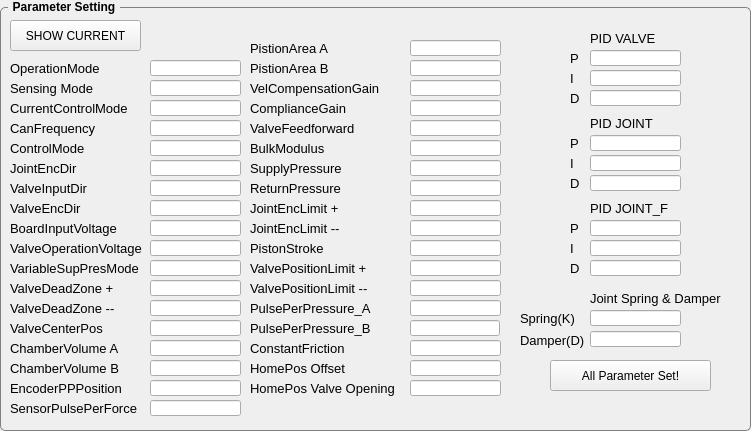
  <widget class="QGroupBox" name="GB_JointSelection_3">
   <property name="geometry">
    <rect>
     <x>10</x>
     <y>330</y>
     <width>751</width>
     <height>431</height>
    </rect>
   </property>
   <property name="font">
    <font>
     <weight>75</weight>
     <bold>true</bold>
    </font>
   </property>
   <property name="styleSheet">
    <string notr="true">QGroupBox {
    border: 1px solid gray;
    border-radius: 5px;
    margin-top: 7px;
}

QGroupBox::title {
    subcontrol-origin: margin;
    left: 8px;
    padding: 0 3px 0 3px;
}
</string>
   </property>
   <property name="title">
    <string>Parameter Setting</string>
   </property>
   <widget class="QPushButton" name="BTN_PARAMETER_SET_ALL">
    <property name="enabled">
     <bool>true</bool>
    </property>
    <property name="geometry">
     <rect>
      <x>550</x>
      <y>360</y>
      <width>161</width>
      <height>31</height>
     </rect>
    </property>
    <property name="text">
     <string>All Parameter Set!</string>
    </property>
   </widget>
   <widget class="QPushButton" name="BTN_SHOW_CURRENT_PARA">
    <property name="geometry">
     <rect>
      <x>10</x>
      <y>20</y>
      <width>131</width>
      <height>31</height>
     </rect>
    </property>
    <property name="text">
     <string>SHOW CURRENT</string>
    </property>
   </widget>
   <widget class="QLineEdit" name="LE_000">
    <property name="geometry">
     <rect>
      <x>150</x>
      <y>60</y>
      <width>91</width>
      <height>16</height>
     </rect>
    </property>
    <property name="font">
     <font>
      <pointsize>7</pointsize>
     </font>
    </property>
   </widget>
   <widget class="QLabel" name="label_2">
    <property name="geometry">
     <rect>
      <x>10</x>
      <y>60</y>
      <width>111</width>
      <height>16</height>
     </rect>
    </property>
    <property name="font">
     <font>
      <pointsize>10</pointsize>
     </font>
    </property>
    <property name="text">
     <string>OperationMode</string>
    </property>
   </widget>
   <widget class="QLabel" name="label_3">
    <property name="geometry">
     <rect>
      <x>10</x>
      <y>120</y>
      <width>111</width>
      <height>16</height>
     </rect>
    </property>
    <property name="font">
     <font>
      <pointsize>10</pointsize>
     </font>
    </property>
    <property name="text">
     <string>CanFrequency</string>
    </property>
   </widget>
   <widget class="QLabel" name="label_4">
    <property name="geometry">
     <rect>
      <x>10</x>
      <y>140</y>
      <width>111</width>
      <height>16</height>
     </rect>
    </property>
    <property name="font">
     <font>
      <pointsize>10</pointsize>
     </font>
    </property>
    <property name="text">
     <string>ControlMode</string>
    </property>
   </widget>
   <widget class="QLabel" name="label_5">
    <property name="geometry">
     <rect>
      <x>10</x>
      <y>160</y>
      <width>111</width>
      <height>16</height>
     </rect>
    </property>
    <property name="font">
     <font>
      <pointsize>10</pointsize>
     </font>
    </property>
    <property name="text">
     <string>JointEncDir</string>
    </property>
   </widget>
   <widget class="QLabel" name="label_6">
    <property name="geometry">
     <rect>
      <x>10</x>
      <y>180</y>
      <width>111</width>
      <height>16</height>
     </rect>
    </property>
    <property name="font">
     <font>
      <pointsize>10</pointsize>
     </font>
    </property>
    <property name="text">
     <string>ValveInputDir</string>
    </property>
   </widget>
   <widget class="QLabel" name="label_7">
    <property name="geometry">
     <rect>
      <x>10</x>
      <y>200</y>
      <width>111</width>
      <height>16</height>
     </rect>
    </property>
    <property name="font">
     <font>
      <pointsize>10</pointsize>
     </font>
    </property>
    <property name="text">
     <string>ValveEncDir</string>
    </property>
   </widget>
   <widget class="QLabel" name="label_8">
    <property name="geometry">
     <rect>
      <x>10</x>
      <y>220</y>
      <width>111</width>
      <height>16</height>
     </rect>
    </property>
    <property name="font">
     <font>
      <pointsize>10</pointsize>
     </font>
    </property>
    <property name="text">
     <string>BoardInputVoltage</string>
    </property>
   </widget>
   <widget class="QLabel" name="label_9">
    <property name="geometry">
     <rect>
      <x>10</x>
      <y>240</y>
      <width>141</width>
      <height>16</height>
     </rect>
    </property>
    <property name="font">
     <font>
      <pointsize>10</pointsize>
     </font>
    </property>
    <property name="text">
     <string>ValveOperationVoltage</string>
    </property>
   </widget>
   <widget class="QLabel" name="label_10">
    <property name="geometry">
     <rect>
      <x>590</x>
      <y>30</y>
      <width>111</width>
      <height>16</height>
     </rect>
    </property>
    <property name="font">
     <font>
      <pointsize>10</pointsize>
     </font>
    </property>
    <property name="text">
     <string>PID VALVE</string>
    </property>
   </widget>
   <widget class="QLabel" name="label_11">
    <property name="geometry">
     <rect>
      <x>590</x>
      <y>115</y>
      <width>111</width>
      <height>16</height>
     </rect>
    </property>
    <property name="font">
     <font>
      <pointsize>10</pointsize>
     </font>
    </property>
    <property name="text">
     <string>PID JOINT</string>
    </property>
   </widget>
   <widget class="QLabel" name="label_12">
    <property name="geometry">
     <rect>
      <x>590</x>
      <y>200</y>
      <width>111</width>
      <height>16</height>
     </rect>
    </property>
    <property name="font">
     <font>
      <pointsize>10</pointsize>
     </font>
    </property>
    <property name="text">
     <string>PID JOINT_F</string>
    </property>
   </widget>
   <widget class="QLabel" name="label_13">
    <property name="geometry">
     <rect>
      <x>10</x>
      <y>280</y>
      <width>111</width>
      <height>16</height>
     </rect>
    </property>
    <property name="font">
     <font>
      <pointsize>10</pointsize>
     </font>
    </property>
    <property name="text">
     <string>ValveDeadZone +</string>
    </property>
   </widget>
   <widget class="QLabel" name="label_14">
    <property name="geometry">
     <rect>
      <x>10</x>
      <y>320</y>
      <width>111</width>
      <height>16</height>
     </rect>
    </property>
    <property name="font">
     <font>
      <pointsize>10</pointsize>
     </font>
    </property>
    <property name="text">
     <string>ValveCenterPos</string>
    </property>
   </widget>
   <widget class="QLabel" name="label_15">
    <property name="geometry">
     <rect>
      <x>250</x>
      <y>80</y>
      <width>151</width>
      <height>16</height>
     </rect>
    </property>
    <property name="font">
     <font>
      <pointsize>10</pointsize>
     </font>
    </property>
    <property name="text">
     <string>VelCompensationGain</string>
    </property>
   </widget>
   <widget class="QLabel" name="label_16">
    <property name="geometry">
     <rect>
      <x>250</x>
      <y>100</y>
      <width>161</width>
      <height>16</height>
     </rect>
    </property>
    <property name="font">
     <font>
      <pointsize>10</pointsize>
     </font>
    </property>
    <property name="text">
     <string>ComplianceGain</string>
    </property>
   </widget>
   <widget class="QLabel" name="label_17">
    <property name="geometry">
     <rect>
      <x>250</x>
      <y>120</y>
      <width>121</width>
      <height>16</height>
     </rect>
    </property>
    <property name="font">
     <font>
      <pointsize>10</pointsize>
     </font>
    </property>
    <property name="text">
     <string>ValveFeedforward</string>
    </property>
   </widget>
   <widget class="QLabel" name="label_18">
    <property name="geometry">
     <rect>
      <x>250</x>
      <y>140</y>
      <width>161</width>
      <height>16</height>
     </rect>
    </property>
    <property name="font">
     <font>
      <pointsize>10</pointsize>
     </font>
    </property>
    <property name="text">
     <string>BulkModulus</string>
    </property>
   </widget>
   <widget class="QLabel" name="label_20">
    <property name="geometry">
     <rect>
      <x>250</x>
      <y>40</y>
      <width>91</width>
      <height>16</height>
     </rect>
    </property>
    <property name="font">
     <font>
      <pointsize>10</pointsize>
     </font>
    </property>
    <property name="text">
     <string>PistionArea A</string>
    </property>
   </widget>
   <widget class="QLabel" name="label_21">
    <property name="geometry">
     <rect>
      <x>250</x>
      <y>160</y>
      <width>101</width>
      <height>16</height>
     </rect>
    </property>
    <property name="font">
     <font>
      <pointsize>10</pointsize>
     </font>
    </property>
    <property name="text">
     <string>SupplyPressure</string>
    </property>
   </widget>
   <widget class="QLabel" name="label_22">
    <property name="geometry">
     <rect>
      <x>250</x>
      <y>200</y>
      <width>91</width>
      <height>16</height>
     </rect>
    </property>
    <property name="font">
     <font>
      <pointsize>10</pointsize>
     </font>
    </property>
    <property name="text">
     <string>JointEncLimit +</string>
    </property>
   </widget>
   <widget class="QLabel" name="label_23">
    <property name="geometry">
     <rect>
      <x>250</x>
      <y>240</y>
      <width>81</width>
      <height>16</height>
     </rect>
    </property>
    <property name="font">
     <font>
      <pointsize>10</pointsize>
     </font>
    </property>
    <property name="text">
     <string>PistonStroke</string>
    </property>
   </widget>
   <widget class="QLabel" name="label_24">
    <property name="geometry">
     <rect>
      <x>250</x>
      <y>260</y>
      <width>131</width>
      <height>16</height>
     </rect>
    </property>
    <property name="font">
     <font>
      <pointsize>10</pointsize>
     </font>
    </property>
    <property name="text">
     <string>ValvePositionLimit +</string>
    </property>
   </widget>
   <widget class="QLabel" name="label_25">
    <property name="geometry">
     <rect>
      <x>10</x>
      <y>380</y>
      <width>131</width>
      <height>16</height>
     </rect>
    </property>
    <property name="font">
     <font>
      <pointsize>10</pointsize>
     </font>
    </property>
    <property name="text">
     <string>EncoderPPPosition</string>
    </property>
   </widget>
   <widget class="QLabel" name="label_26">
    <property name="geometry">
     <rect>
      <x>10</x>
      <y>400</y>
      <width>131</width>
      <height>16</height>
     </rect>
    </property>
    <property name="font">
     <font>
      <pointsize>10</pointsize>
     </font>
    </property>
    <property name="text">
     <string>SensorPulsePerForce</string>
    </property>
   </widget>
   <widget class="QLabel" name="label_27">
    <property name="geometry">
     <rect>
      <x>250</x>
      <y>300</y>
      <width>161</width>
      <height>16</height>
     </rect>
    </property>
    <property name="font">
     <font>
      <pointsize>10</pointsize>
     </font>
    </property>
    <property name="text">
     <string>PulsePerPressure_A</string>
    </property>
   </widget>
   <widget class="QLabel" name="label_28">
    <property name="geometry">
     <rect>
      <x>250</x>
      <y>340</y>
      <width>161</width>
      <height>16</height>
     </rect>
    </property>
    <property name="font">
     <font>
      <pointsize>10</pointsize>
     </font>
    </property>
    <property name="text">
     <string>ConstantFriction</string>
    </property>
   </widget>
   <widget class="QLabel" name="label_29">
    <property name="geometry">
     <rect>
      <x>250</x>
      <y>180</y>
      <width>101</width>
      <height>16</height>
     </rect>
    </property>
    <property name="font">
     <font>
      <pointsize>10</pointsize>
     </font>
    </property>
    <property name="text">
     <string>ReturnPressure</string>
    </property>
   </widget>
   <widget class="QLineEdit" name="LE_001">
    <property name="geometry">
     <rect>
      <x>150</x>
      <y>120</y>
      <width>91</width>
      <height>16</height>
     </rect>
    </property>
    <property name="font">
     <font>
      <pointsize>7</pointsize>
     </font>
    </property>
   </widget>
   <widget class="QLineEdit" name="LE_002">
    <property name="geometry">
     <rect>
      <x>150</x>
      <y>140</y>
      <width>91</width>
      <height>16</height>
     </rect>
    </property>
    <property name="font">
     <font>
      <pointsize>7</pointsize>
     </font>
    </property>
   </widget>
   <widget class="QLineEdit" name="LE_003">
    <property name="geometry">
     <rect>
      <x>150</x>
      <y>160</y>
      <width>91</width>
      <height>16</height>
     </rect>
    </property>
    <property name="font">
     <font>
      <pointsize>7</pointsize>
     </font>
    </property>
   </widget>
   <widget class="QLineEdit" name="LE_004">
    <property name="geometry">
     <rect>
      <x>150</x>
      <y>180</y>
      <width>91</width>
      <height>16</height>
     </rect>
    </property>
    <property name="font">
     <font>
      <pointsize>7</pointsize>
     </font>
    </property>
   </widget>
   <widget class="QLineEdit" name="LE_005">
    <property name="geometry">
     <rect>
      <x>150</x>
      <y>200</y>
      <width>91</width>
      <height>16</height>
     </rect>
    </property>
    <property name="font">
     <font>
      <pointsize>7</pointsize>
     </font>
    </property>
   </widget>
   <widget class="QLineEdit" name="LE_006">
    <property name="geometry">
     <rect>
      <x>150</x>
      <y>220</y>
      <width>91</width>
      <height>16</height>
     </rect>
    </property>
    <property name="font">
     <font>
      <pointsize>7</pointsize>
     </font>
    </property>
   </widget>
   <widget class="QLineEdit" name="LE_007">
    <property name="geometry">
     <rect>
      <x>150</x>
      <y>240</y>
      <width>91</width>
      <height>16</height>
     </rect>
    </property>
    <property name="font">
     <font>
      <pointsize>7</pointsize>
     </font>
    </property>
   </widget>
   <widget class="QLabel" name="label_30">
    <property name="geometry">
     <rect>
      <x>10</x>
      <y>300</y>
      <width>111</width>
      <height>16</height>
     </rect>
    </property>
    <property name="font">
     <font>
      <pointsize>10</pointsize>
     </font>
    </property>
    <property name="text">
     <string>ValveDeadZone --</string>
    </property>
   </widget>
   <widget class="QLabel" name="label_31">
    <property name="geometry">
     <rect>
      <x>10</x>
      <y>340</y>
      <width>111</width>
      <height>16</height>
     </rect>
    </property>
    <property name="font">
     <font>
      <pointsize>10</pointsize>
     </font>
    </property>
    <property name="text">
     <string>ChamberVolume A</string>
    </property>
   </widget>
   <widget class="QLabel" name="label_32">
    <property name="geometry">
     <rect>
      <x>10</x>
      <y>360</y>
      <width>111</width>
      <height>16</height>
     </rect>
    </property>
    <property name="font">
     <font>
      <pointsize>10</pointsize>
     </font>
    </property>
    <property name="text">
     <string>ChamberVolume B</string>
    </property>
   </widget>
   <widget class="QLineEdit" name="LE_008">
    <property name="geometry">
     <rect>
      <x>150</x>
      <y>280</y>
      <width>91</width>
      <height>16</height>
     </rect>
    </property>
    <property name="font">
     <font>
      <pointsize>7</pointsize>
     </font>
    </property>
   </widget>
   <widget class="QLineEdit" name="LE_009">
    <property name="geometry">
     <rect>
      <x>150</x>
      <y>300</y>
      <width>91</width>
      <height>16</height>
     </rect>
    </property>
    <property name="font">
     <font>
      <pointsize>7</pointsize>
     </font>
    </property>
   </widget>
   <widget class="QLineEdit" name="LE_010">
    <property name="geometry">
     <rect>
      <x>150</x>
      <y>320</y>
      <width>91</width>
      <height>16</height>
     </rect>
    </property>
    <property name="font">
     <font>
      <pointsize>7</pointsize>
     </font>
    </property>
   </widget>
   <widget class="QLineEdit" name="LE_011">
    <property name="geometry">
     <rect>
      <x>150</x>
      <y>340</y>
      <width>91</width>
      <height>16</height>
     </rect>
    </property>
    <property name="font">
     <font>
      <pointsize>7</pointsize>
     </font>
    </property>
   </widget>
   <widget class="QLineEdit" name="LE_012">
    <property name="geometry">
     <rect>
      <x>150</x>
      <y>360</y>
      <width>91</width>
      <height>16</height>
     </rect>
    </property>
    <property name="font">
     <font>
      <pointsize>7</pointsize>
     </font>
    </property>
   </widget>
   <widget class="QLabel" name="label_33">
    <property name="geometry">
     <rect>
      <x>250</x>
      <y>60</y>
      <width>91</width>
      <height>16</height>
     </rect>
    </property>
    <property name="font">
     <font>
      <pointsize>10</pointsize>
     </font>
    </property>
    <property name="text">
     <string>PistionArea B</string>
    </property>
   </widget>
   <widget class="QLabel" name="label_34">
    <property name="geometry">
     <rect>
      <x>250</x>
      <y>220</y>
      <width>91</width>
      <height>16</height>
     </rect>
    </property>
    <property name="font">
     <font>
      <pointsize>10</pointsize>
     </font>
    </property>
    <property name="text">
     <string>JointEncLimit --</string>
    </property>
   </widget>
   <widget class="QLabel" name="label_35">
    <property name="geometry">
     <rect>
      <x>250</x>
      <y>280</y>
      <width>131</width>
      <height>16</height>
     </rect>
    </property>
    <property name="font">
     <font>
      <pointsize>10</pointsize>
     </font>
    </property>
    <property name="text">
     <string>ValvePositionLimit --</string>
    </property>
   </widget>
   <widget class="QLineEdit" name="LE_100">
    <property name="geometry">
     <rect>
      <x>410</x>
      <y>40</y>
      <width>91</width>
      <height>16</height>
     </rect>
    </property>
    <property name="font">
     <font>
      <pointsize>7</pointsize>
     </font>
    </property>
   </widget>
   <widget class="QLineEdit" name="LE_101">
    <property name="geometry">
     <rect>
      <x>410</x>
      <y>60</y>
      <width>91</width>
      <height>16</height>
     </rect>
    </property>
    <property name="font">
     <font>
      <pointsize>7</pointsize>
     </font>
    </property>
   </widget>
   <widget class="QLineEdit" name="LE_103">
    <property name="geometry">
     <rect>
      <x>410</x>
      <y>100</y>
      <width>91</width>
      <height>16</height>
     </rect>
    </property>
    <property name="font">
     <font>
      <pointsize>7</pointsize>
     </font>
    </property>
   </widget>
   <widget class="QLineEdit" name="LE_104">
    <property name="geometry">
     <rect>
      <x>410</x>
      <y>120</y>
      <width>91</width>
      <height>16</height>
     </rect>
    </property>
    <property name="font">
     <font>
      <pointsize>7</pointsize>
     </font>
    </property>
   </widget>
   <widget class="QLineEdit" name="LE_105">
    <property name="geometry">
     <rect>
      <x>410</x>
      <y>140</y>
      <width>91</width>
      <height>16</height>
     </rect>
    </property>
    <property name="font">
     <font>
      <pointsize>7</pointsize>
     </font>
    </property>
   </widget>
   <widget class="QLineEdit" name="LE_106">
    <property name="geometry">
     <rect>
      <x>410</x>
      <y>160</y>
      <width>91</width>
      <height>16</height>
     </rect>
    </property>
    <property name="font">
     <font>
      <pointsize>7</pointsize>
     </font>
    </property>
   </widget>
   <widget class="QLineEdit" name="LE_107">
    <property name="geometry">
     <rect>
      <x>410</x>
      <y>180</y>
      <width>91</width>
      <height>16</height>
     </rect>
    </property>
    <property name="font">
     <font>
      <pointsize>7</pointsize>
     </font>
    </property>
   </widget>
   <widget class="QLineEdit" name="LE_108">
    <property name="geometry">
     <rect>
      <x>410</x>
      <y>200</y>
      <width>91</width>
      <height>16</height>
     </rect>
    </property>
    <property name="font">
     <font>
      <pointsize>7</pointsize>
     </font>
    </property>
   </widget>
   <widget class="QLineEdit" name="LE_109">
    <property name="geometry">
     <rect>
      <x>410</x>
      <y>220</y>
      <width>91</width>
      <height>16</height>
     </rect>
    </property>
    <property name="font">
     <font>
      <pointsize>7</pointsize>
     </font>
    </property>
   </widget>
   <widget class="QLineEdit" name="LE_110">
    <property name="geometry">
     <rect>
      <x>410</x>
      <y>240</y>
      <width>91</width>
      <height>16</height>
     </rect>
    </property>
    <property name="font">
     <font>
      <pointsize>7</pointsize>
     </font>
    </property>
   </widget>
   <widget class="QLineEdit" name="LE_111">
    <property name="geometry">
     <rect>
      <x>410</x>
      <y>260</y>
      <width>91</width>
      <height>16</height>
     </rect>
    </property>
    <property name="font">
     <font>
      <pointsize>7</pointsize>
     </font>
    </property>
   </widget>
   <widget class="QLineEdit" name="LE_112">
    <property name="geometry">
     <rect>
      <x>410</x>
      <y>280</y>
      <width>91</width>
      <height>16</height>
     </rect>
    </property>
    <property name="font">
     <font>
      <pointsize>7</pointsize>
     </font>
    </property>
   </widget>
   <widget class="QLineEdit" name="LE_113_A">
    <property name="geometry">
     <rect>
      <x>410</x>
      <y>300</y>
      <width>91</width>
      <height>16</height>
     </rect>
    </property>
    <property name="font">
     <font>
      <pointsize>7</pointsize>
     </font>
    </property>
   </widget>
   <widget class="QLineEdit" name="LE_200">
    <property name="geometry">
     <rect>
      <x>590</x>
      <y>50</y>
      <width>91</width>
      <height>16</height>
     </rect>
    </property>
    <property name="font">
     <font>
      <pointsize>7</pointsize>
     </font>
    </property>
   </widget>
   <widget class="QLineEdit" name="LE_300">
    <property name="geometry">
     <rect>
      <x>590</x>
      <y>135</y>
      <width>91</width>
      <height>16</height>
     </rect>
    </property>
    <property name="font">
     <font>
      <pointsize>7</pointsize>
     </font>
    </property>
   </widget>
   <widget class="QLineEdit" name="LE_400">
    <property name="geometry">
     <rect>
      <x>590</x>
      <y>220</y>
      <width>91</width>
      <height>16</height>
     </rect>
    </property>
    <property name="font">
     <font>
      <pointsize>7</pointsize>
     </font>
    </property>
   </widget>
   <widget class="QLineEdit" name="LE_401">
    <property name="geometry">
     <rect>
      <x>590</x>
      <y>240</y>
      <width>91</width>
      <height>16</height>
     </rect>
    </property>
    <property name="font">
     <font>
      <pointsize>7</pointsize>
     </font>
    </property>
   </widget>
   <widget class="QLineEdit" name="LE_201">
    <property name="geometry">
     <rect>
      <x>590</x>
      <y>70</y>
      <width>91</width>
      <height>16</height>
     </rect>
    </property>
    <property name="font">
     <font>
      <pointsize>7</pointsize>
     </font>
    </property>
   </widget>
   <widget class="QLineEdit" name="LE_301">
    <property name="geometry">
     <rect>
      <x>590</x>
      <y>155</y>
      <width>91</width>
      <height>16</height>
     </rect>
    </property>
    <property name="font">
     <font>
      <pointsize>7</pointsize>
     </font>
    </property>
   </widget>
   <widget class="QLineEdit" name="LE_402">
    <property name="geometry">
     <rect>
      <x>590</x>
      <y>260</y>
      <width>91</width>
      <height>16</height>
     </rect>
    </property>
    <property name="font">
     <font>
      <pointsize>7</pointsize>
     </font>
    </property>
   </widget>
   <widget class="QLineEdit" name="LE_302">
    <property name="geometry">
     <rect>
      <x>590</x>
      <y>175</y>
      <width>91</width>
      <height>16</height>
     </rect>
    </property>
    <property name="font">
     <font>
      <pointsize>7</pointsize>
     </font>
    </property>
   </widget>
   <widget class="QLineEdit" name="LE_202">
    <property name="geometry">
     <rect>
      <x>590</x>
      <y>90</y>
      <width>91</width>
      <height>16</height>
     </rect>
    </property>
    <property name="font">
     <font>
      <pointsize>7</pointsize>
     </font>
    </property>
   </widget>
   <widget class="QLineEdit" name="LE_013">
    <property name="geometry">
     <rect>
      <x>150</x>
      <y>380</y>
      <width>91</width>
      <height>16</height>
     </rect>
    </property>
    <property name="font">
     <font>
      <pointsize>7</pointsize>
     </font>
    </property>
   </widget>
   <widget class="QLineEdit" name="LE_102">
    <property name="geometry">
     <rect>
      <x>410</x>
      <y>80</y>
      <width>91</width>
      <height>16</height>
     </rect>
    </property>
    <property name="font">
     <font>
      <pointsize>7</pointsize>
     </font>
    </property>
   </widget>
   <widget class="QLineEdit" name="LE_0001">
    <property name="geometry">
     <rect>
      <x>150</x>
      <y>80</y>
      <width>91</width>
      <height>16</height>
     </rect>
    </property>
    <property name="font">
     <font>
      <pointsize>7</pointsize>
     </font>
    </property>
   </widget>
   <widget class="QLabel" name="label_36">
    <property name="geometry">
     <rect>
      <x>250</x>
      <y>360</y>
      <width>161</width>
      <height>16</height>
     </rect>
    </property>
    <property name="font">
     <font>
      <pointsize>10</pointsize>
     </font>
    </property>
    <property name="text">
     <string>HomePos Offset</string>
    </property>
   </widget>
   <widget class="QLineEdit" name="LE_115">
    <property name="geometry">
     <rect>
      <x>410</x>
      <y>360</y>
      <width>91</width>
      <height>16</height>
     </rect>
    </property>
    <property name="font">
     <font>
      <pointsize>7</pointsize>
     </font>
    </property>
   </widget>
   <widget class="QLabel" name="label_37">
    <property name="geometry">
     <rect>
      <x>250</x>
      <y>380</y>
      <width>161</width>
      <height>16</height>
     </rect>
    </property>
    <property name="font">
     <font>
      <pointsize>10</pointsize>
     </font>
    </property>
    <property name="text">
     <string>HomePos Valve Opening</string>
    </property>
   </widget>
   <widget class="QLineEdit" name="LE_116">
    <property name="geometry">
     <rect>
      <x>410</x>
      <y>380</y>
      <width>91</width>
      <height>16</height>
     </rect>
    </property>
    <property name="font">
     <font>
      <pointsize>7</pointsize>
     </font>
    </property>
   </widget>
   <widget class="QLabel" name="label_38">
    <property name="geometry">
     <rect>
      <x>250</x>
      <y>320</y>
      <width>160</width>
      <height>16</height>
     </rect>
    </property>
    <property name="font">
     <font>
      <pointsize>10</pointsize>
     </font>
    </property>
    <property name="text">
     <string>PulsePerPressure_B</string>
    </property>
   </widget>
   <widget class="QLineEdit" name="LE_113_B">
    <property name="geometry">
     <rect>
      <x>410</x>
      <y>320</y>
      <width>90</width>
      <height>16</height>
     </rect>
    </property>
    <property name="font">
     <font>
      <pointsize>7</pointsize>
     </font>
    </property>
   </widget>
   <widget class="QLineEdit" name="LE_014">
    <property name="geometry">
     <rect>
      <x>150</x>
      <y>400</y>
      <width>91</width>
      <height>16</height>
     </rect>
    </property>
    <property name="font">
     <font>
      <pointsize>7</pointsize>
     </font>
    </property>
   </widget>
   <widget class="QLineEdit" name="LE_114">
    <property name="geometry">
     <rect>
      <x>410</x>
      <y>340</y>
      <width>91</width>
      <height>16</height>
     </rect>
    </property>
    <property name="font">
     <font>
      <pointsize>7</pointsize>
     </font>
    </property>
   </widget>
   <widget class="QLineEdit" name="LE_501">
    <property name="geometry">
     <rect>
      <x>590</x>
      <y>331</y>
      <width>91</width>
      <height>16</height>
     </rect>
    </property>
    <property name="font">
     <font>
      <pointsize>7</pointsize>
     </font>
    </property>
   </widget>
   <widget class="QLineEdit" name="LE_500">
    <property name="geometry">
     <rect>
      <x>590</x>
      <y>310</y>
      <width>91</width>
      <height>16</height>
     </rect>
    </property>
    <property name="font">
     <font>
      <pointsize>7</pointsize>
     </font>
    </property>
   </widget>
   <widget class="QLabel" name="label_39">
    <property name="geometry">
     <rect>
      <x>590</x>
      <y>290</y>
      <width>141</width>
      <height>16</height>
     </rect>
    </property>
    <property name="font">
     <font>
      <pointsize>10</pointsize>
     </font>
    </property>
    <property name="text">
     <string>Joint Spring &amp; Damper</string>
    </property>
   </widget>
   <widget class="QLabel" name="label_40">
    <property name="geometry">
     <rect>
      <x>570</x>
      <y>50</y>
      <width>16</width>
      <height>16</height>
     </rect>
    </property>
    <property name="font">
     <font>
      <pointsize>10</pointsize>
     </font>
    </property>
    <property name="text">
     <string>P</string>
    </property>
   </widget>
   <widget class="QLabel" name="label_41">
    <property name="geometry">
     <rect>
      <x>570</x>
      <y>70</y>
      <width>16</width>
      <height>16</height>
     </rect>
    </property>
    <property name="font">
     <font>
      <pointsize>10</pointsize>
     </font>
    </property>
    <property name="text">
     <string>I</string>
    </property>
   </widget>
   <widget class="QLabel" name="label_42">
    <property name="geometry">
     <rect>
      <x>570</x>
      <y>90</y>
      <width>16</width>
      <height>16</height>
     </rect>
    </property>
    <property name="font">
     <font>
      <pointsize>10</pointsize>
     </font>
    </property>
    <property name="text">
     <string>D</string>
    </property>
   </widget>
   <widget class="QLabel" name="label_43">
    <property name="geometry">
     <rect>
      <x>570</x>
      <y>175</y>
      <width>16</width>
      <height>16</height>
     </rect>
    </property>
    <property name="font">
     <font>
      <pointsize>10</pointsize>
     </font>
    </property>
    <property name="text">
     <string>D</string>
    </property>
   </widget>
   <widget class="QLabel" name="label_44">
    <property name="geometry">
     <rect>
      <x>570</x>
      <y>155</y>
      <width>16</width>
      <height>16</height>
     </rect>
    </property>
    <property name="font">
     <font>
      <pointsize>10</pointsize>
     </font>
    </property>
    <property name="text">
     <string>I</string>
    </property>
   </widget>
   <widget class="QLabel" name="label_45">
    <property name="geometry">
     <rect>
      <x>570</x>
      <y>135</y>
      <width>16</width>
      <height>16</height>
     </rect>
    </property>
    <property name="font">
     <font>
      <pointsize>10</pointsize>
     </font>
    </property>
    <property name="text">
     <string>P</string>
    </property>
   </widget>
   <widget class="QLabel" name="label_46">
    <property name="geometry">
     <rect>
      <x>570</x>
      <y>260</y>
      <width>16</width>
      <height>16</height>
     </rect>
    </property>
    <property name="font">
     <font>
      <pointsize>10</pointsize>
     </font>
    </property>
    <property name="text">
     <string>D</string>
    </property>
   </widget>
   <widget class="QLabel" name="label_47">
    <property name="geometry">
     <rect>
      <x>570</x>
      <y>240</y>
      <width>16</width>
      <height>16</height>
     </rect>
    </property>
    <property name="font">
     <font>
      <pointsize>10</pointsize>
     </font>
    </property>
    <property name="text">
     <string>I</string>
    </property>
   </widget>
   <widget class="QLabel" name="label_48">
    <property name="geometry">
     <rect>
      <x>570</x>
      <y>220</y>
      <width>16</width>
      <height>16</height>
     </rect>
    </property>
    <property name="font">
     <font>
      <pointsize>10</pointsize>
     </font>
    </property>
    <property name="text">
     <string>P</string>
    </property>
   </widget>
   <widget class="QLabel" name="label_49">
    <property name="geometry">
     <rect>
      <x>520</x>
      <y>308</y>
      <width>61</width>
      <height>20</height>
     </rect>
    </property>
    <property name="font">
     <font>
      <pointsize>10</pointsize>
     </font>
    </property>
    <property name="text">
     <string>Spring(K)</string>
    </property>
   </widget>
   <widget class="QLabel" name="label_50">
    <property name="geometry">
     <rect>
      <x>520</x>
      <y>330</y>
      <width>71</width>
      <height>20</height>
     </rect>
    </property>
    <property name="font">
     <font>
      <pointsize>10</pointsize>
     </font>
    </property>
    <property name="text">
     <string>Damper(D)</string>
    </property>
   </widget>
   <widget class="QLineEdit" name="LE_0002">
    <property name="geometry">
     <rect>
      <x>150</x>
      <y>100</y>
      <width>91</width>
      <height>16</height>
     </rect>
    </property>
    <property name="font">
     <font>
      <pointsize>7</pointsize>
     </font>
    </property>
   </widget>
   <widget class="QLabel" name="label_19">
    <property name="geometry">
     <rect>
      <x>10</x>
      <y>80</y>
      <width>111</width>
      <height>16</height>
     </rect>
    </property>
    <property name="font">
     <font>
      <pointsize>10</pointsize>
     </font>
    </property>
    <property name="text">
     <string>Sensing Mode</string>
    </property>
   </widget>
   <widget class="QLabel" name="label_51">
    <property name="geometry">
     <rect>
      <x>10</x>
      <y>100</y>
      <width>131</width>
      <height>16</height>
     </rect>
    </property>
    <property name="font">
     <font>
      <pointsize>10</pointsize>
     </font>
    </property>
    <property name="text">
     <string>CurrentControlMode</string>
    </property>
   </widget>
   <widget class="QLabel" name="label_52">
    <property name="geometry">
     <rect>
      <x>10</x>
      <y>260</y>
      <width>141</width>
      <height>16</height>
     </rect>
    </property>
    <property name="font">
     <font>
      <pointsize>10</pointsize>
     </font>
    </property>
    <property name="text">
     <string>VariableSupPresMode </string>
    </property>
   </widget>
   <widget class="QLineEdit" name="LE_117">
    <property name="geometry">
     <rect>
      <x>150</x>
      <y>260</y>
      <width>91</width>
      <height>16</height>
     </rect>
    </property>
    <property name="font">
     <font>
      <pointsize>7</pointsize>
     </font>
    </property>
   </widget>
  </widget>
